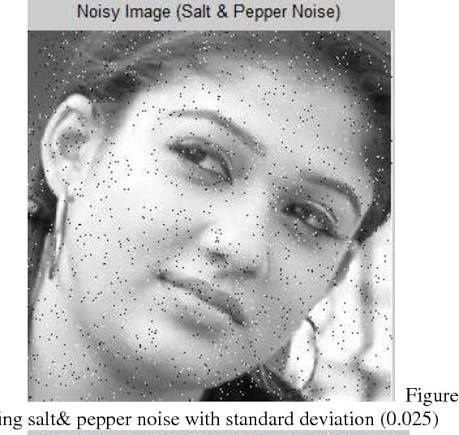
#> input picture Computer Vision unit II Assignment/07_Gaussian_Filter/input_salt.jpg, 459 x 435 px
$ python program.py
#> lines starting #> are read from the running program, lines starting #| are printed output that depends on the picture
import cv2
import numpy as np
img = cv2.imread("input_salt.jpg",0)
#> img: shape (435, 459); min 0, max 255, mean 189.7
median = cv2.medianBlur(img,15)
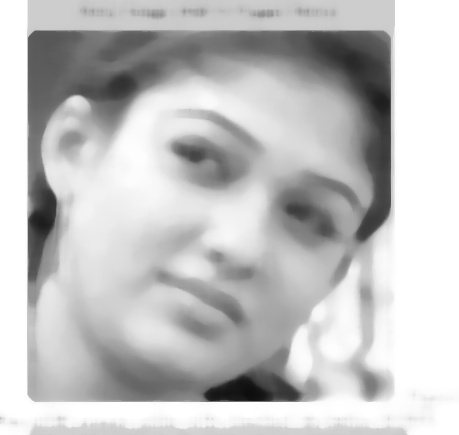
#> median: shape (435, 459); min 13, max 255, mean 193.6
cv2.imshow("output.png",img)
cv2.imshow("medianBlur",median)
cv2.imwrite("output.png",median)
cv2.waitKey(0)
cv2.destroyAllWindows()
